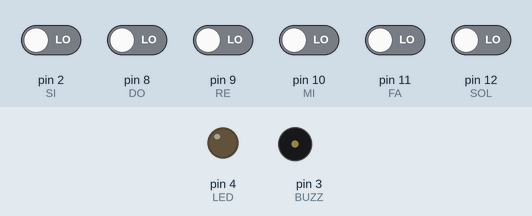
Simulated run of this sketch. Board: Arduino Uno, built with avr-gcc and run on an emulated ATmega328P. On the bench: output pins drawn as LEDs (lit = HIGH), buzzer (waves = sounding). Inputs (shaded band) come from the test bench; at power-on: pin 2 (SI), pin 8 (DO), pin 9 (RE), pin 10 (MI), pin 11 (FA), pin 12 (SOL) LOW.

Above: at 1.2 s.
1.3 s: pin 2 (SI) driven HIGH
At 1.8 s:
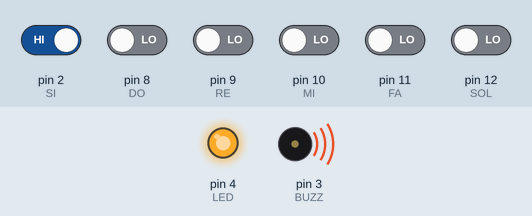
2.8 s: pin 2 (SI) driven LOW
At 4.0 s:
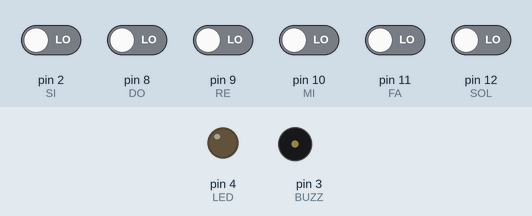
4.3 s: pin 8 (DO) driven HIGH
At 5.3 s:
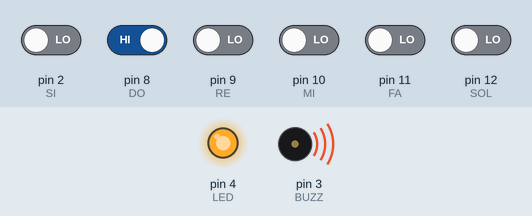
Timing chart, 0 to 7.3 s (numbered marks = the images above; inputs shaded):
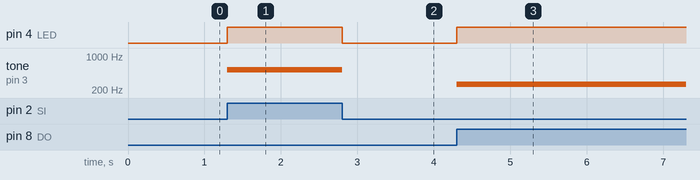

Measured:
- after the input at 1.3 s, pin 4 (LED): LOW → HIGH at once; tone on pin 3 (BUZZ): silent → 523 Hz at once
- after the input at 2.8 s, pin 4 (LED): HIGH → LOW at once; tone on pin 3 (BUZZ): 523 Hz → silent at once
- after the input at 4.3 s, pin 4 (LED): LOW → HIGH at once; tone on pin 3 (BUZZ): silent → 261 Hz at once

The sketch:

minipiano.ino
```cpp
int DO = 8;
int RE = 9;
int MI = 10;
int FA = 11;
int SOL = 12;
int SI = 2;
int BUZZ = 3;
int LED = 4;
int TONO;
bool SONANDO = false;
int TECLAS[] = {DO, RE, MI, FA, SOL, SI};
float FRECUENCIAS[] = {261.63, 293.66, 329.63, 349.46, 392, 523.25};
const int CORTE = 300;
long START = 0;

void setup() {
  // put your setup code here, to run once:
  pinMode(DO, INPUT);
  pinMode(RE, INPUT);
  pinMode(MI, INPUT);
  pinMode(FA, INPUT);
  pinMode(SOL, INPUT);
  pinMode(SI, INPUT);
  pinMode(BUZZ, OUTPUT);
  pinMode(LED, OUTPUT);

}

void suena(){
  for(int x = 0;x < 6; x++){
      while(digitalRead(TECLAS[x]) == HIGH){
        tone(BUZZ, FRECUENCIAS[x]);
        digitalWrite(LED, HIGH);
      }
      noTone(BUZZ);
      digitalWrite(LED, LOW);
    }
}
void loop() {
  // put your main code here, to run repeatedly:
  if(millis() - START > CORTE){
    suena();
    START = 0;
  }
}
```
